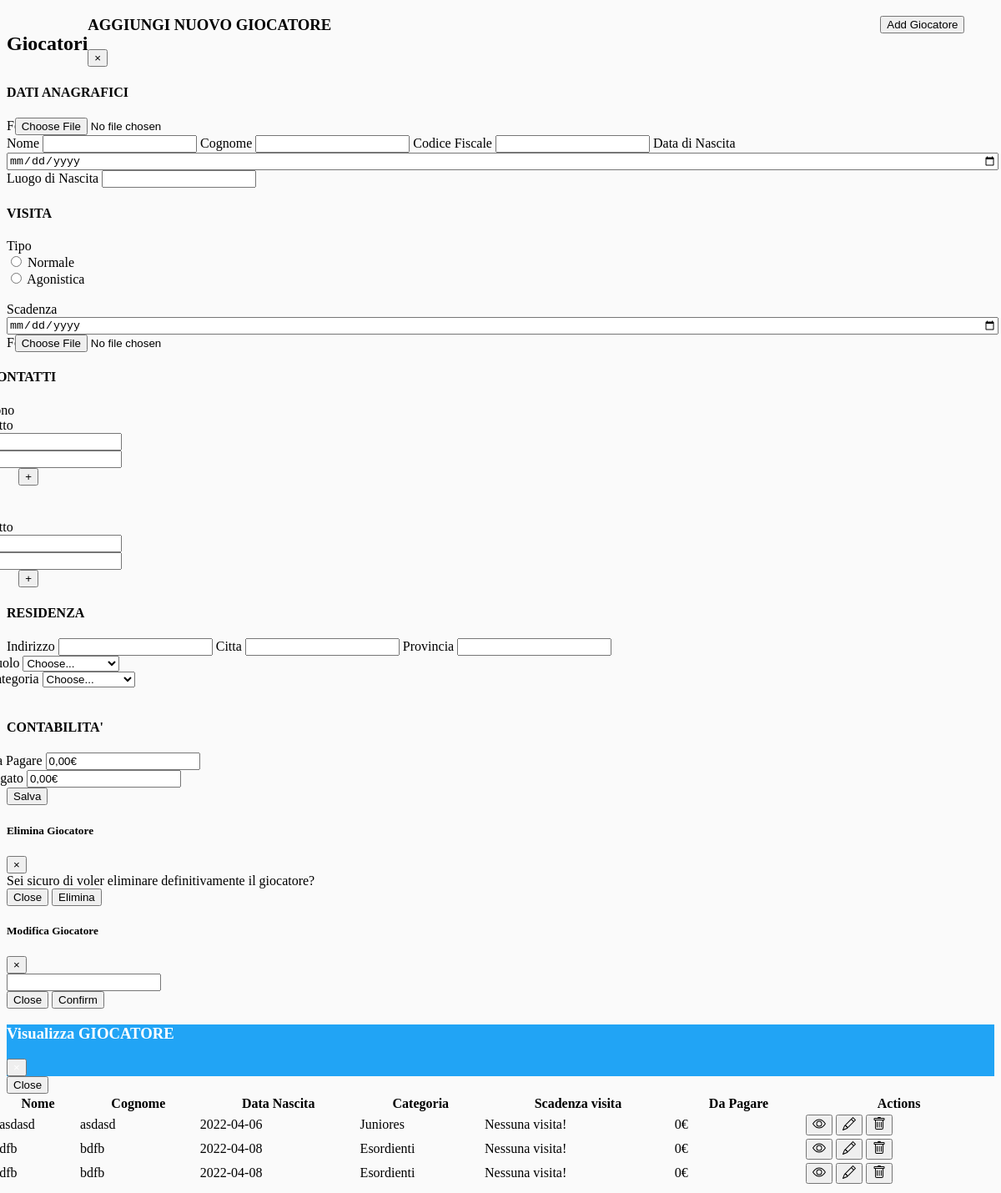
The app's page /gestionale/pagine/AreaTesserati/giocatori/giocatori.php (signed in), older data.
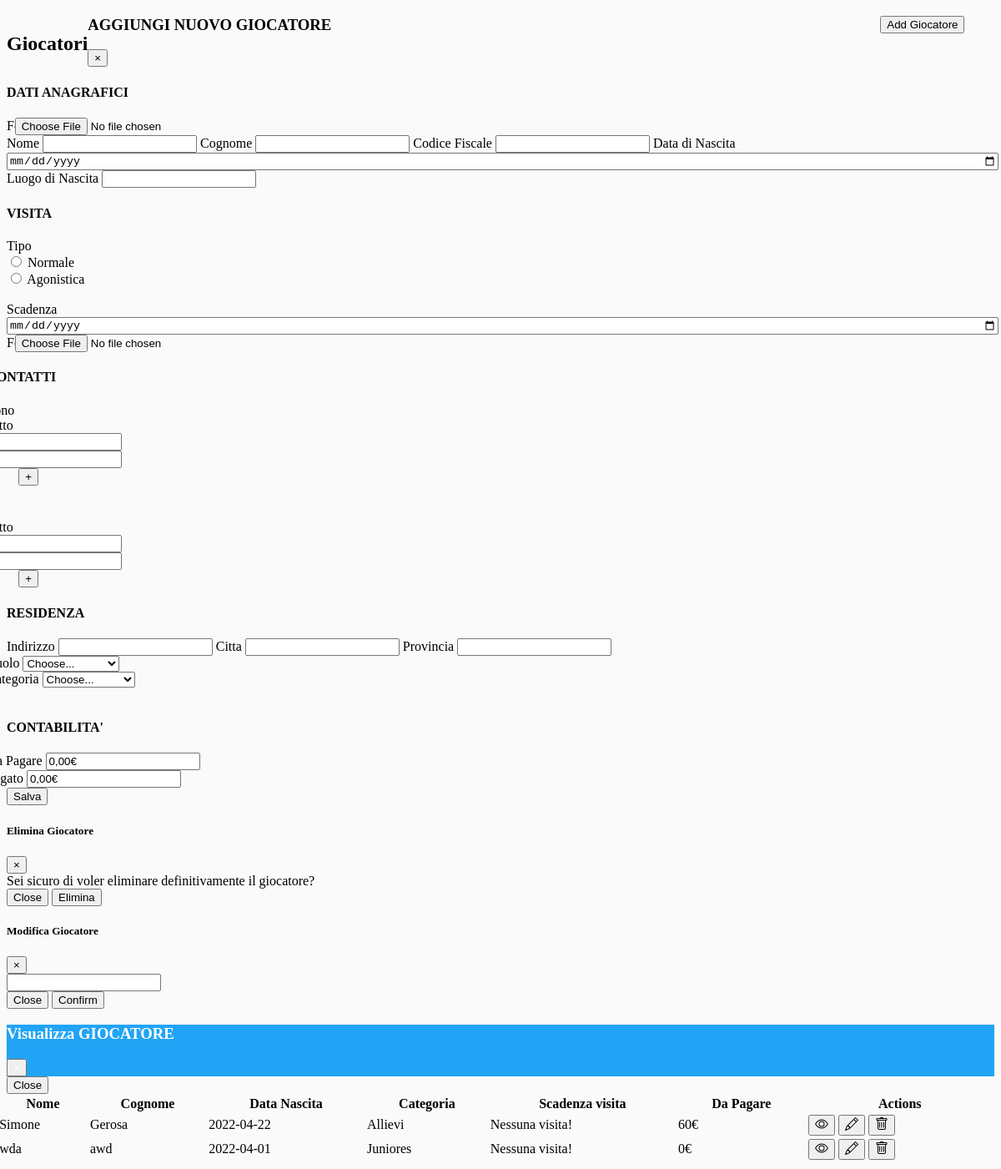
The same page, newer data.
### tables this page shows
CREATE TABLE `tesserato` (
  `id` int(11) NOT NULL,
  `cf` varchar(16) NOT NULL,
  `nome` varchar(32) NOT NULL,
  `cognome` varchar(32) NOT NULL,
  `dataNascita` date NOT NULL,
  `luogoNascita` varchar(32) NOT NULL,
  `tipo` int(11) NOT NULL,
  `ruolo` char(1) DEFAULT NULL,
  `idVisita` int(11) DEFAULT NULL,
  `via` varchar(32) NOT NULL,
  `provincia` varchar(32) NOT NULL,
  `citta` varchar(32) NOT NULL,
  `linkFoto` varchar(255) DEFAULT NULL,
  `daPagare` int(11) NOT NULL DEFAULT 0,
  `pagato` int(11) NOT NULL DEFAULT 0,
  `idCategoria` int(11) NOT NULL
);

CREATE TABLE `categoria` (
  `id` int(11) NOT NULL,
  `nome` varchar(32) NOT NULL,
  `palloni` int(11) NOT NULL,
  `pettorine` int(11) NOT NULL,
  `linkFotoSquadra` varchar(255) NOT NULL
);

### gestionale/pagine/AreaTesserati/giocatori/tabellaGiocatori.php (the view, shortened to what this page needs)
<div class="limiter pt-3" style="margin-left:-1%">
    <div class="container-table100">
        <div class="wrap-table100">
            <div class="table100">
                <?php
                $sql = "SELECT tesserato.id, tesserato.daPagare, tesserato.nome, tesserato.cognome, tesserato.dataNascita, categoria.nome as prova , visita.scadenza
                FROM (`tesserato`
                INNER JOIN categoria
                on idCategoria=categoria.id)
                LEFT JOIN visita ON visita.id=tesserato.idVisita
                WHERE tesserato.tipo='0'";
                echo "<table class='display shadow-lg tabellaGiocatori' style='width:100%'><thead><tr>";
                echo "      <th class='pl-4'> Nome</th>";
                echo "      <th> Cognome</th>";
                echo "      <th> Data Nascita</th>";
                echo "      <th> Categoria </th>";
                echo "      <th> Scadenza visita </th>";
                echo "      <th> Da Pagare </th>";
                echo "      <th class='column4'> Actions</th>";
                echo "</tr></thead><tbody>";
                if ($result = mysqli_query($link, $sql)) {
                    if (mysqli_num_rows($result) > 0) {
                        while ($row = mysqli_fetch_array($result)) {
                            echo "<tr>";
                            echo "<td class='pl-4'>" . $row['nome'] . "</td>";
                            echo "<td>" . $row['cognome'] . "</td>";
                            echo "<td>" . $row['dataNascita'] . "</td>";
                            echo "<td>" . $row['prova'] . "</td>";
                            if (!empty($row['scadenza'])) {
                                $date1 = $row['scadenza'];
                                $dataOggi = date("Y/m/d");
                                $differenza = floor((strtotime($date1) - strtotime($dataOggi)) / 86400);
                                if ($differenza > 30) {
                                    echo "<td><span class='dot-green mr-3 '></span>"  . $row['scadenza'] . "</td>";
                                } else if ($differenza > 0) {
                                    echo "<td><span class='dot-orange mr-3 '></span>" . $row['scadenza'] . "</td>";
                                } else {
                                    echo "<td><span class='dot-red mr-3 '></span>" . $row['scadenza'] . "</td>";
                                }
                            } else
                                echo "<td> Nessuna visita!</td>";
                            echo "<td>" . $row['daPagare'] . "€</td>";
                            echo "<td class='column4 pr-4'>
                                            <button type='button' class='btn btn-outline-primary' data-bs-toggle='modal' data-bs-target='#visualizzaGiocatore' data-bs-whatever='" . $row['id'] . "'>
                                            </button>
                                            <button type='button' class='btn btn-outline-success' data-bs-toggle='modal' data-bs-target='#modifica' data-bs-whatever='" . $row['id'] . "'>
                                            </button>
                                            <button type='button' class='btn btn-outline-danger' data-bs-toggle='modal' data-bs-target='#elimina' data-bs-whatever='" . $row['id'] . "'>
                                            </button>
                                            " . "</td>";
                        }
                    }
                } else {
                    echo "ERROR: Could not able to execute $sql. " . mysqli_error($link);
                }
                echo "</tbody></table>";
                ?>
            </div>
        </div>
    </div>
</div>

Row changes from the older to the newer data that the page shows:
removed tesserato: nome "asdasd", cognome "asdasd", dataNascita "2022-04-06", categoria.nome "Juniores", daPagare "0"
removed tesserato: nome "dfb", cognome "bdfb", dataNascita "2022-04-08", categoria.nome "Esordienti", daPagare "0"
removed tesserato: nome "dfb", cognome "bdfb", dataNascita "2022-04-08", categoria.nome "Esordienti", daPagare "0"
added tesserato: nome "Simone", cognome "Gerosa", dataNascita "2022-04-22", categoria.nome "Allievi", daPagare "60"
added tesserato: nome "wda", cognome "awd", dataNascita "2022-04-01", categoria.nome "Juniores", daPagare "0"
